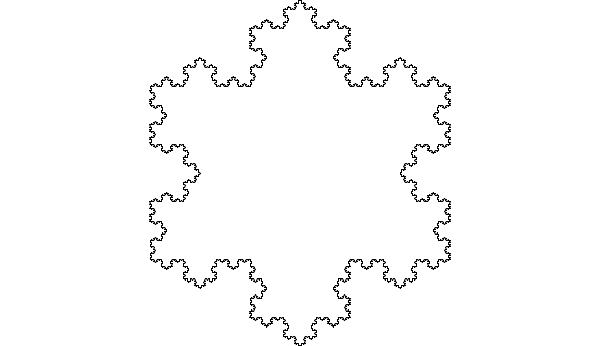
Frame 1 (no input)
Frame 60 (the mouse pressed at the canvas centre just before this capture): identical to frame 1, image omitted
Frame 120 (the mouse held since frame 60 and released just before this capture): identical to frame 1, image omitted

The Processing sketch that drew this single still picture (run headless with seeded random() and noise(); from frame 60 on, the mouse is pressed at the canvas centre):

// Processing sketch: Exercise_8_02_KochSnowFlake
// ── Exercise_8_02_KochSnowFlake.pde
// The Nature of Code
// Daniel Shiffman
// http://natureofcode.com

// Koch Snowflake

// Renders a simple fractal, the Koch snowflake
// Each recursive level drawn in sequence

ArrayList<KochLine> lines  ;   // A list to keep track of all the lines

void setup() {
  size(600, 692/2);
  background(255);
  lines = new ArrayList<KochLine>();
  PVector a   = new PVector(0, 173);
  PVector b   = new PVector(width, 173);
  PVector c   = new PVector(width/2, 173+width*cos(radians(30)));
  
  // Starting with additional lines
  lines.add(new KochLine(a, b));
  lines.add(new KochLine(b, c));
  lines.add(new KochLine(c, a));
  
  for (int i = 0; i < 5; i++) {
    generate();
  }

  smooth();
}

void draw() {
  background(255);
  scale(0.5);
  translate(width/2,0);
  for (KochLine l : lines) {
    l.display();
  }
}

void generate() {
  ArrayList next = new ArrayList<KochLine>();    // Create emtpy list
  for (KochLine l : lines) {
    // Calculate 5 koch PVectors (done for us by the line object)
    PVector a = l.kochA();                 
    PVector b = l.kochB();
    PVector c = l.kochC();
    PVector d = l.kochD();
    PVector e = l.kochE();
    // Make line segments between all the PVectors and add them
    next.add(new KochLine(a, b));
    next.add(new KochLine(b, c));
    next.add(new KochLine(c, d));
    next.add(new KochLine(d, e));
  }
  lines = next;
}



// ── KochLine.pde
// Koch Curve
// Daniel Shiffman <http://www.shiffman.net>

// A class to describe one line segment in the fractal
// Includes methods to calculate midPVectors along the line according to the Koch algorithm

class KochLine {

  // Two PVectors,
  // a is the "left" PVector and 
  // b is the "right PVector
  PVector start;
  PVector end;

  KochLine(PVector a, PVector b) {
    start = a.get();
    end = b.get();
  }

  void display() {
    stroke(0);
    strokeWeight(2);
    line(start.x, start.y, end.x, end.y);
  }

  PVector kochA() {
    return start.get();
  }


  // This is easy, just 1/3 of the way
  PVector kochB() {
    PVector v = PVector.sub(end, start);
    v.div(3);
    v.add(start);
    return v;
  }    

  // More complicated, have to use a little trig to figure out where this PVector is!
  PVector kochC() {
    PVector a = start.get(); // Start at the beginning
    
    PVector v = PVector.sub(end, start);
    v.div(3);
    a.add(v);  // Move to point B

    rotate(v, -radians(60)); // Rotate 60 degrees
    a.add(v);  // Move to point C

    return a;
  }    

  // Easy, just 2/3 of the way
  PVector kochD() {
    PVector v = PVector.sub(end, start);
    v.mult(2/3.0);
    v.add(start);
    return v;
  }

  PVector kochE() {
    return end.get();
  }
}

public void rotate(PVector v, float theta) {
  float xTemp = v.x;
  // Might need to check for rounding errors like with angleBetween function?
  v.x = v.x*PApplet.cos(theta) - v.y*PApplet.sin(theta);
  v.y = xTemp*PApplet.sin(theta) + v.y*PApplet.cos(theta);
}
